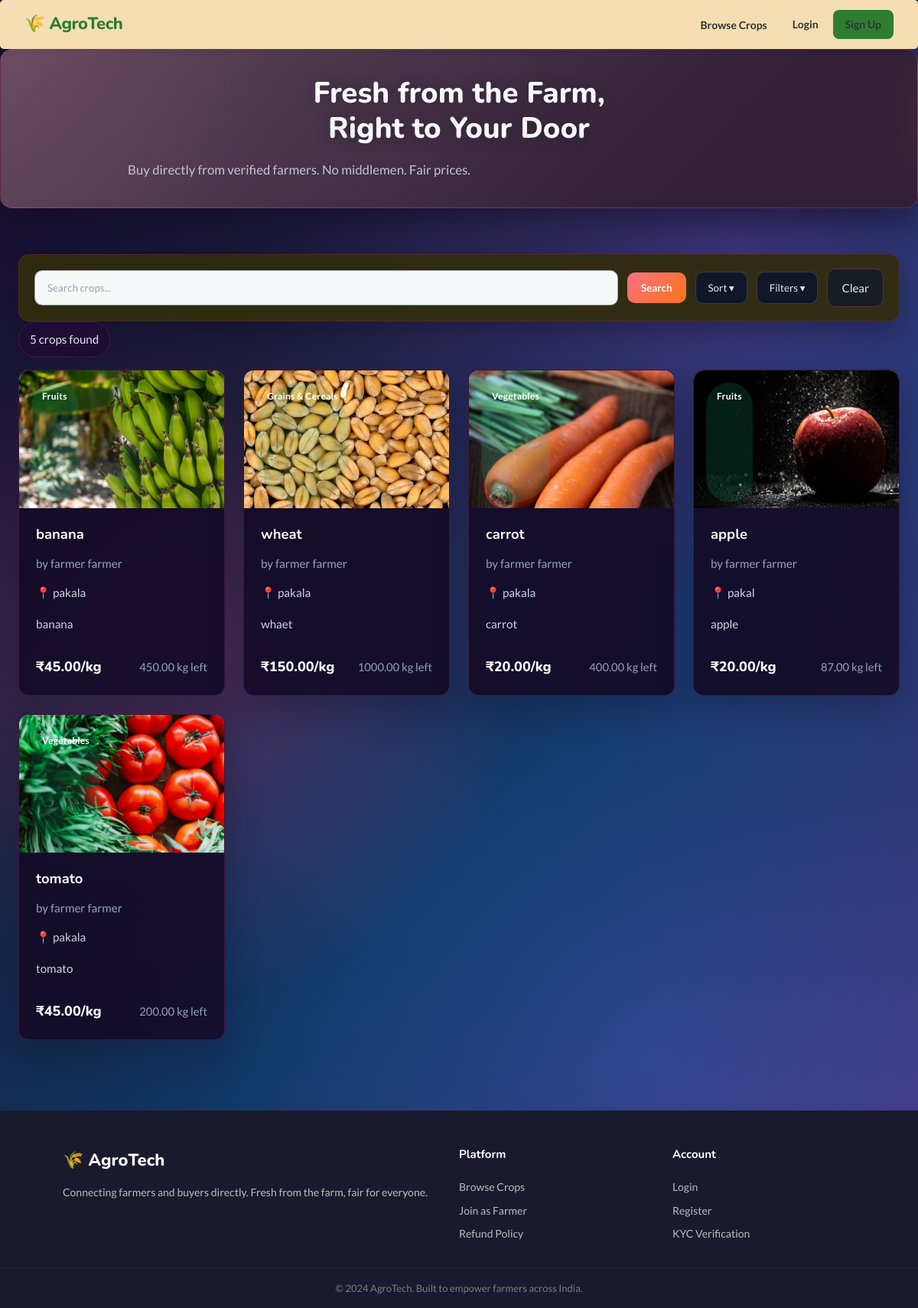
The app's page /buyers/ with its own data.
### farmers/models.py (models this page shows, shortened)
class Crop(models.Model):
    CATEGORY_CHOICES = [
        ('vegetables', 'Vegetables'),
        ('fruits', 'Fruits'),
        ('grains', 'Grains & Cereals'),
        ('pulses', 'Pulses & Legumes'),
        ('spices', 'Spices & Herbs'),
        ('dairy', 'Dairy Products'),
        ('other', 'Other'),
    ]
    farmer = models.ForeignKey(User, on_delete=models.CASCADE, related_name='crops')
    name = models.CharField(max_length=100)
    category = models.CharField(max_length=30, choices=CATEGORY_CHOICES, default='vegetables')
    description = models.TextField()
    price_per_kg = models.DecimalField(max_digits=8, decimal_places=2)
    quantity_kg = models.DecimalField(max_digits=8, decimal_places=2)
    location = models.CharField(max_length=150)
    image = models.ImageField(upload_to='crops/', blank=True, null=True)
    is_available = models.BooleanField(default=True)
    created_on = models.DateTimeField(auto_now_add=True)
    updated_on = models.DateTimeField(auto_now=True)
    def average_rating(self):
        reviews = self.reviews.all()
        if reviews.exists():
            return round(sum(r.rating for r in reviews) / reviews.count(), 1)
        return None

### accounts/models.py (models this page shows, shortened)
class User(AbstractUser):
    email = models.EmailField(unique=True)
    USERNAME_FIELD = 'email'
    REQUIRED_FIELDS = ['username']

### buyers/views.py (the view)
# urls.py: path('', views.home_view, name='home'),
def home_view(request):
    query = request.GET.get('q', '')
    category = request.GET.get('category', '')
    location = request.GET.get('location', '')
    min_price = request.GET.get('min_price', '')
    max_price = request.GET.get('max_price', '')
    sort = request.GET.get('sort', '')
    crops = Crop.objects.filter(is_available=True).select_related('farmer')
    if query:
        crops = crops.filter(Q(name__icontains=query) | Q(description__icontains=query))
    if category:
        crops = crops.filter(category=category)
    if location:
        crops = crops.filter(location__icontains=location)
    if min_price:
        crops = crops.filter(price_per_kg__gte=min_price)
    if max_price:
        crops = crops.filter(price_per_kg__lte=max_price)
    if sort == 'price_asc':
        crops = crops.order_by('price_per_kg')
    elif sort == 'price_desc':
        crops = crops.order_by('-price_per_kg')
    elif sort == 'newest':
        crops = crops.order_by('-created_on')
    else:
        crops = crops.order_by('-created_on')
    from farmers.models import Crop as CropModel
    categories = CropModel.CATEGORY_CHOICES
    context = {
        'crops': crops,
        'categories': categories,
        'query': query,
        'category': category,
        'location': location,
        'min_price': min_price,
        'max_price': max_price,
        'sort': sort,
    }
    return render(request, 'buyers/home.html', context)

### buyers/templates/buyers/home.html (shortened to what this page needs)
{% extends 'base.html' %}
{% load static %}
{% block extra_css %}
<link rel="stylesheet" href="{% static 'buyers/home.css' %}?v=4" />
{% endblock %}
{% block content %}
<div class="hero-section">
  <div class="hero-text">
    <h1>Fresh from the Farm,<br />Right to Your Door</h1>
    <p>Buy directly from verified farmers. No middlemen. Fair prices.</p>
  </div>
</div>
<div class="page-wrapper">
  <div class="filter-bar">
    <form method="GET" class="filter-inline-form">
      <input type="search" name="q" value="{{ query }}" placeholder="Search crops..." />
      <button type="submit" class="btn-green">Search</button>
      <div class="dropdown">
        <button type="button" class="dropdown-btn">Sort ▾</button>
      </div>
      <div class="dropdown">
        <button type="button" class="dropdown-btn">Filters ▾</button>
      </div>
      <a href="{% url 'buyers:home' %}" class="btn-outline">Clear</a>
    </form>
  </div>
  <div class="results-info">
    <span>{{ crops|length }} crop{{ crops|length|pluralize }} found</span>
  </div>
  {% if crops %}
  <div class="crop-grid">
    {% for crop in crops %}
    <a href="{% url 'buyers:crop_detail' crop.id %}" class="crop-card-link">
      <div class="crop-card">
        <div class="crop-img-wrap">
          {% if crop.image %}
          <img src="{{ crop.image.url }}" alt="{{ crop.name }}" class="crop-img" />
          {% else %}
          <div class="crop-img-placeholder">🌾</div>
          {% endif %}
          <span class="category-chip">{{ crop.get_category_display }}</span>
        </div>
        <div class="crop-info">
          <h4>{{ crop.name }}</h4>
          <p class="crop-farmer">
            by {{ crop.farmer.get_full_name|default:crop.farmer.username }}
          </p>
          <p class="crop-location">📍 {{ crop.location }}</p>
          <p class="crop-desc">{{ crop.description|truncatechars:80 }}</p>
          <div class="crop-bottom-row">
            <strong class="crop-price">₹{{ crop.price_per_kg }}/kg</strong>
            <span class="crop-qty">{{ crop.quantity_kg }} kg left</span>
          </div>
        </div>
      </div>
    </a>
    {% endfor %}
  </div>
  {% endif %}
</div>
{% endblock %}

### static/css/main.css (style rules this page uses)
:root { --green: #2e7d32; --green-mid: #43a047; --green-light: #e8f5e9; --orange: #e65100; --orange-mid: #f57c00; --orange-light: #fff3e0; --blue: #1565c0; --blue-mid: #1976d2; --blue-light: #e3f2fd; --red: #c62828; --red-light: #ffebee; --yellow: #f57f17; --yellow-light: #fffde7; --purple: #6a1b9a; --purple-light: #f3e5f5; --teal: #00695c; --teal-light: #e0f2f1; --white: #ffffff; --bg: #f5f6fa; --gray: #e0e0e0; --gray-text: #757575; --dark: #1a1a2e; --text: #333333; --radius: 12px; --radius-sm: 8px; --shadow: 0 2px 12px rgba(0,0,0,0.08); --shadow-md: 0 4px 20px rgba(0,0,0,0.12); }
*, *::before, *::after { box-sizing: border-box; margin: 0; padding: 0; }
body { font-family: 'Lato', sans-serif; background: linear-gradient(135deg, #141e30, #243b55); color: var(--text); font-size: 15px; line-height: 1.6; }
h1, h2, h3, h4, h5 { font-family: 'Nunito', sans-serif; font-weight: 700; color:white; line-height: 1.3; }
a { text-decoration: none; color: inherit; }
img { max-width: 100%; display: block; }
button { cursor: pointer; font-family: inherit; }
input, select, textarea { font-family: inherit; }
.btn-green { background: var(--green); color:white; }
.btn-outline { background: transparent; border-color: var(--gray); color: var(--text); }
.page-wrapper { max-width: 1200px; margin: 0 auto; padding: 32px 20px; }
.hero-section { background: linear-gradient(135deg, #1b5e20 0%, #2e7d32 50%, #388e3c 100%); padding: 64px 32px; text-align: center; color: var(--white); }
.hero-text h1 { font-size: 42px; font-weight: 800; color: var(--white); margin-bottom: 12px; line-height: 1.2; }
.hero-text p { font-size: 18px; opacity: 0.9; margin-bottom: 32px; }
.results-info { color: var(--gray-text); margin-bottom: 16px; font-size: 14px; display: flex; gap: 8px; flex-wrap: wrap; }
.crop-grid { display: grid; grid-template-columns: repeat(auto-fill, minmax(260px, 1fr)); gap: 20px; margin-top: 16px; }
.crop-card-link { color: inherit; }
.crop-card { background: var(--white); border-radius: var(--radius); box-shadow: var(--shadow); overflow: hidden; transition: transform 0.2s, box-shadow 0.2s; }
.crop-img-wrap { position: relative; height: 180px; background: var(--green-light); overflow: hidden; }
.crop-img { width: 100%; height: 100%; object-fit: cover; transition: transform 0.3s; }
.category-chip { position: absolute; bottom: 8px; left: 8px; background: rgba(0,0,0,0.55); color: var(--white); padding: 3px 10px; border-radius: 20px; font-size: 12px; font-weight: 600; }
.crop-info { padding: 14px 16px; }
.crop-info h4 { font-size: 16px; margin-bottom: 4px; }
.crop-farmer { color: var(--gray-text); font-size: 13px; margin-bottom: 4px; display: flex; align-items: center; gap: 4px; }
.crop-location { color: var(--gray-text); font-size: 13px; margin-bottom: 8px; }
.crop-desc { font-size: 13px; color: var(--gray-text); margin-bottom: 12px; line-height: 1.5; }
.crop-bottom-row { display: flex; align-items: center; justify-content: space-between; margin-top: 8px; }
.crop-price { font-size: 18px; color: var(--green); font-family: 'Nunito', sans-serif; font-weight: 800; }
.crop-qty { font-size: 12px; color: var(--gray-text); }

### records on screen
Crop: image (picture), category "Fruits", name "banana", farmer.get_full_name "farmer farmer", location "pakala", description "banana", price_per_kg "45.00", quantity_kg "450.00"
Crop: image (picture), category "Grains & Cereals", name "wheat", farmer.get_full_name "farmer farmer", location "pakala", description "whaet", price_per_kg "150.00", quantity_kg "1000.00"
Crop: image (picture), category "Vegetables", name "carrot", farmer.get_full_name "farmer farmer", location "pakala", description "carrot", price_per_kg "20.00", quantity_kg "400.00"
Crop: image (picture), category "Fruits", name "apple", farmer.get_full_name "farmer farmer", location "pakal", description "apple", price_per_kg "20.00", quantity_kg "87.00"
Crop: image (picture), category "Vegetables", name "tomato", farmer.get_full_name "farmer farmer", location "pakala", description "tomato", price_per_kg "45.00", quantity_kg "200.00"

### other values on screen
{{ crops|length }} "5"
